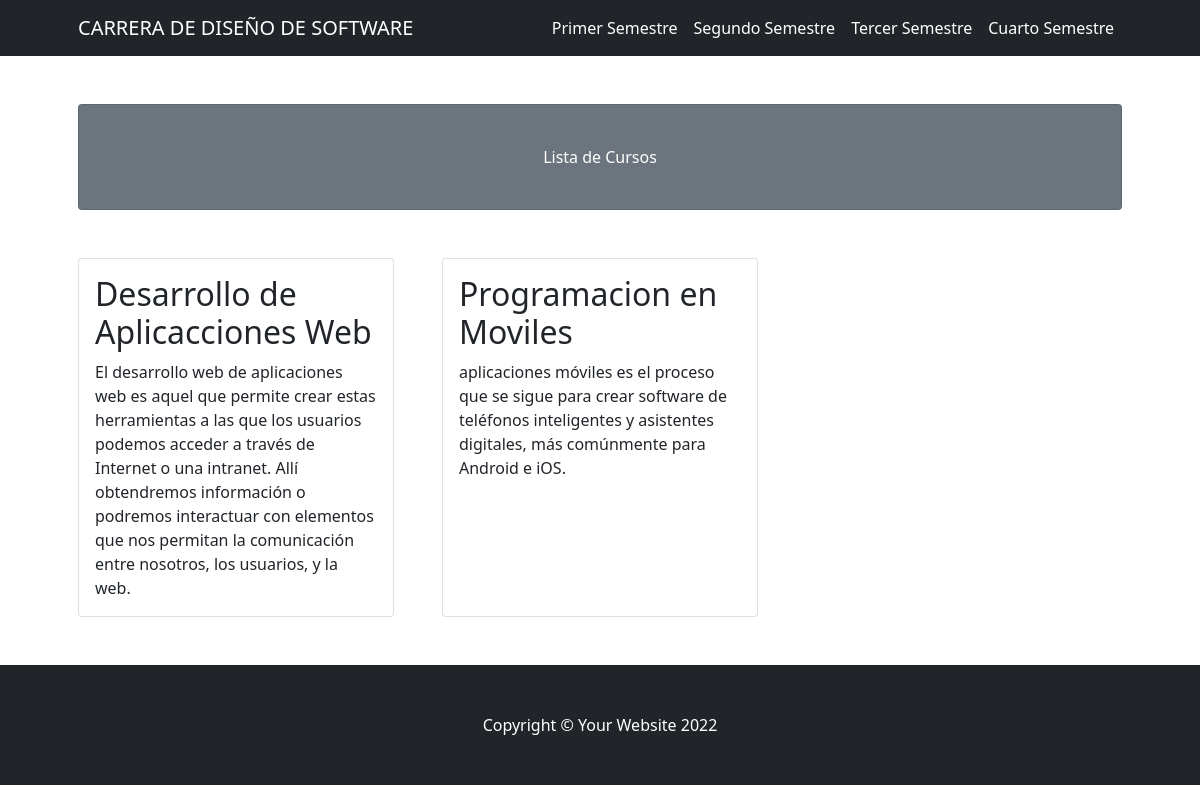
The page /semestre/4/ on the database its author committed.
### curso/models.py (models this page shows, shortened)
class Semestre(models.Model):
    nombre = models.CharField(max_length=200)
    pud_date = models.DateTimeField(auto_now=True)

class Curso(models.Model):
    titulo = models.CharField(max_length=100)
    descripcion = models.TextField()
    semestre = models.ForeignKey(Semestre, on_delete=models.CASCADE)

### curso/views.py (the view)
# urls.py: path('semestre/<int:semestre_id>/', views.Semestres, name='semestre')
def Semestres(request, semestre_id):
    list_cursos = Curso.objects.filter(semestre=semestre_id)
    list_semestres = Semestre.objects.all()
    context = {
        'list_curso': list_cursos,
        'semestre' : list_semestres
    }
    return render(request, 'semestres.html', context)

### curso/templates/semestres.html
{% extends "layout.html" %}
{% block content %}
{% for list in list_curso %}
<div class="col-md-4 mb-5">
    <div class="card h-100">
        <div class="card-body">
            <h2 class="card-title">{{ list.titulo }}</h2>
            <p class="card-text">{{ list.descripcion }}</p>
        </div>
    </div>
</div>
{% endfor %}
{% endblock %}

### curso/templates/layout.html (shortened to what this page needs)
<!DOCTYPE html>
<html lang="en">
    <head>
        {% load static %}
        <link href="{% static 'css/styles.css' %}" rel="stylesheet" />
    </head>
    <body>
        <nav class="navbar navbar-expand-lg navbar-dark bg-dark">
            <div class="container px-5">
                <a class="navbar-brand" href="#!">CARRERA DE DISEÑO DE SOFTWARE</a>
                <div class="collapse navbar-collapse" id="navbarSupportedContent">
                    <ul class="navbar-nav ms-auto mb-2 mb-lg-0">
                        {% for semestre in semestre %}
                        <li class="nav-item"><a class="nav-link active" aria-current="page" href="/semestre/{{ semestre.id }}/">{{ semestre.nombre }}</a></li>
                        {% endfor %}
                    </ul>
                </div>
            </div>
        </nav>
        <div class="container px-4 px-lg-5">
            <div class="card text-white bg-secondary my-5 py-4 text-center">
                <div class="card-body"><p class="text-white m-0">Lista de Cursos</p></div>
            </div>
            <div class="row gx-4 gx-lg-5">
                {% block content %}
                {% endblock %}
            </div>
        </div>
        <footer class="py-5 bg-dark">
            <div class="container px-4 px-lg-5"><p class="m-0 text-center text-white">Copyright &copy; Your Website 2022</p></div>
        </footer>
    </body>
</html>

### rows shown on the page
Semestre: nombre "Primer Semestre"
Semestre: nombre "Segundo Semestre"
Semestre: nombre "Tercer Semestre"
Semestre: nombre "Cuarto Semestre"
Curso: titulo "Desarrollo de Aplicacciones Web", descripcion "El desarrollo web de aplicaciones web es aquel que permite crear estas herramientas a las que los usuarios podemos acceder a través de Internet o una intranet. Allí obtendremos información o podremos interactuar con elementos que nos permitan la comunicación entre nosotros, los usuarios, y la web."
Curso: titulo "Programacion en Moviles", descripcion "aplicaciones móviles es el proceso que se sigue para crear software de teléfonos inteligentes y asistentes digitales, más comúnmente para Android e iOS."
